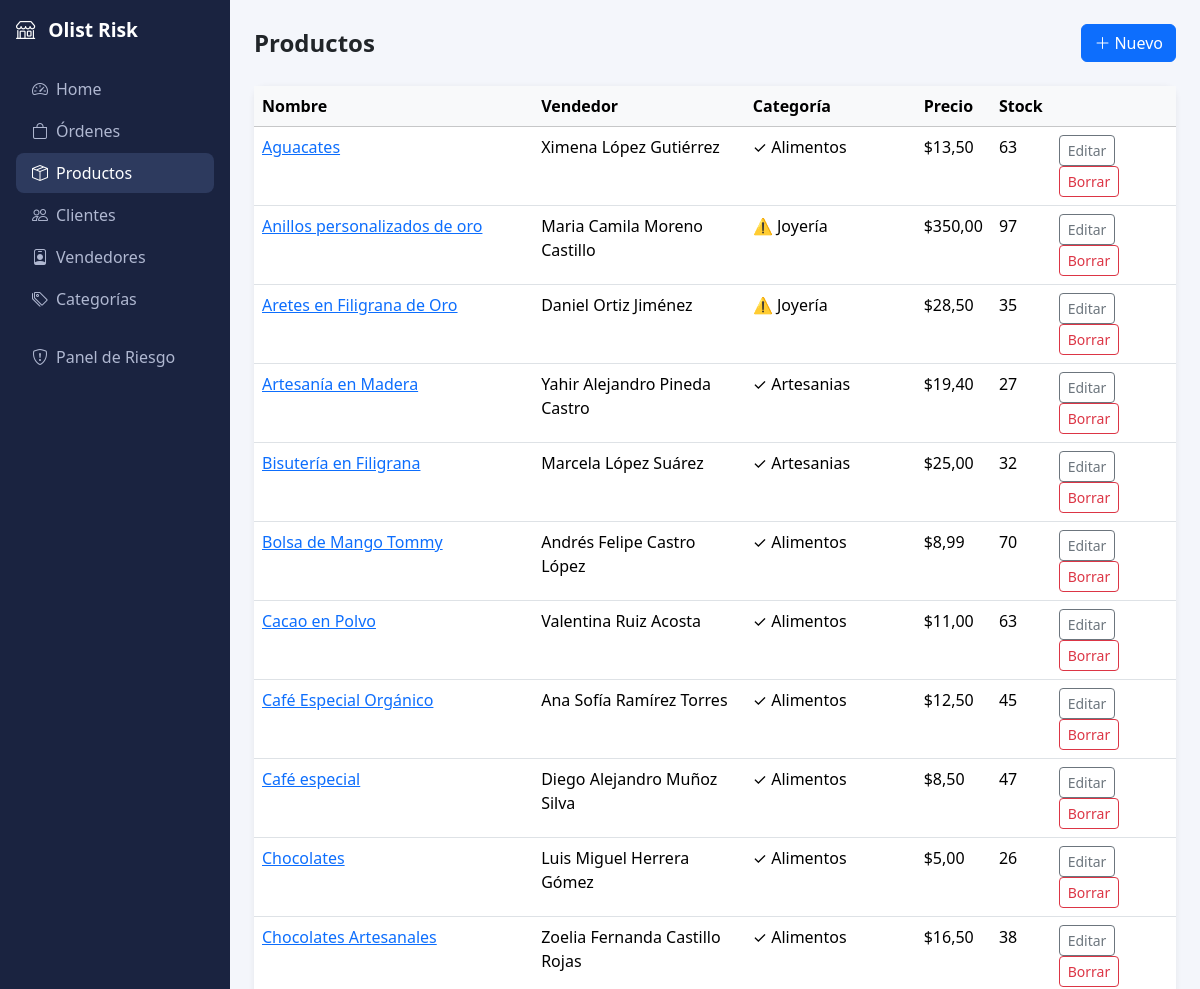
The app's page /productos/ (upper part), older data.
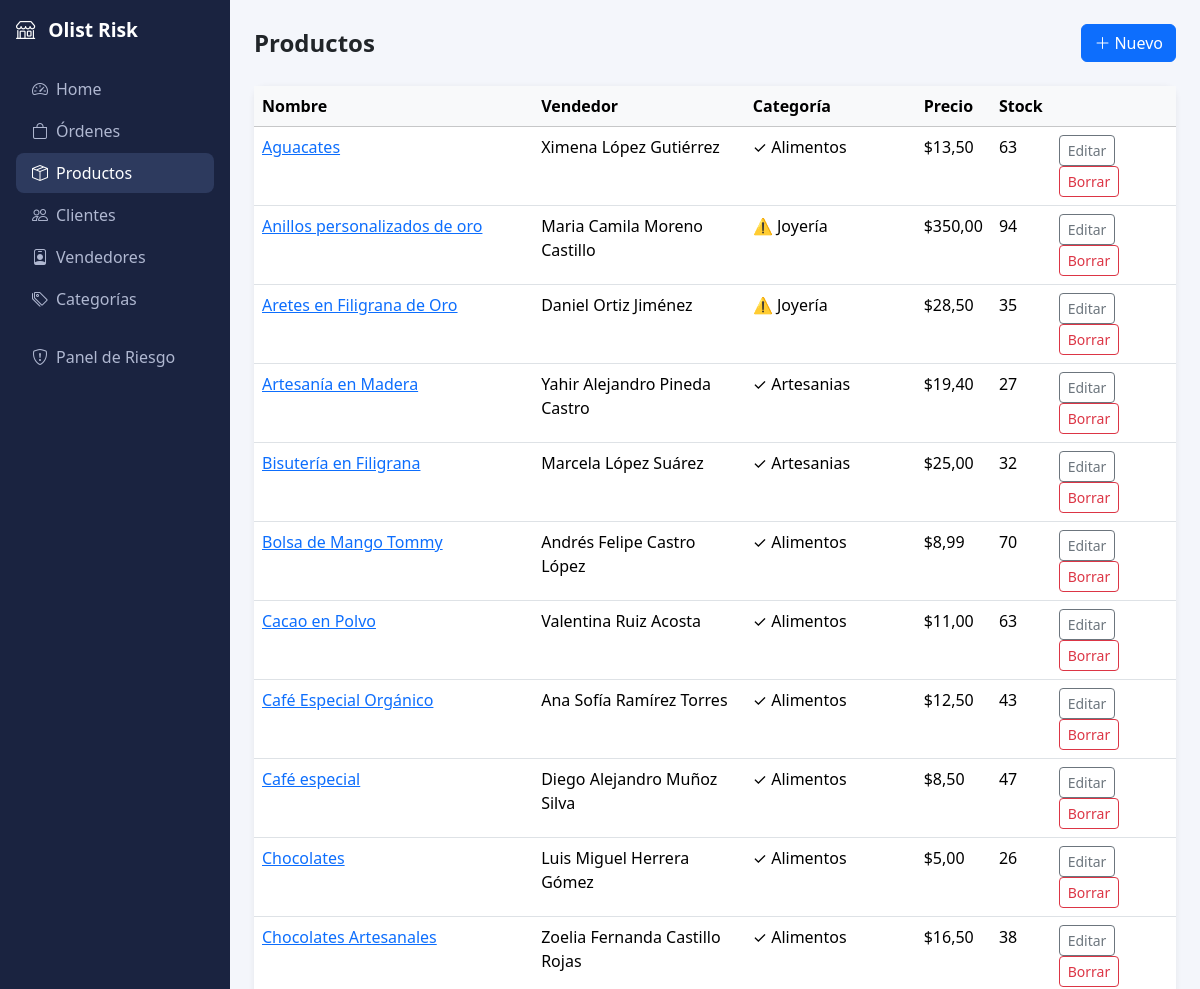
The same page, newer data.
### marketplace/models.py (models this page shows, shortened)
class Product(models.Model):
    seller        = models.ForeignKey(Seller, on_delete=models.CASCADE, related_name="products", verbose_name="Vendedor")
    category      = models.ForeignKey(Category, on_delete=models.SET_NULL, null=True, blank=True, related_name="products", verbose_name="Categoría")
    name          = models.CharField(max_length=300, verbose_name="Nombre")
    description   = models.TextField(blank=True)
    price         = models.DecimalField(max_digits=12, decimal_places=2, verbose_name="Precio")
    freight_value = models.DecimalField(max_digits=10, decimal_places=2, default=0, verbose_name="Flete")
    stock         = models.PositiveIntegerField(default=0)
    created_at    = models.DateTimeField(auto_now_add=True)
    class Meta:
        verbose_name        = "Producto"
        verbose_name_plural = "Productos"

class Seller(models.Model):
    name                 = models.CharField(max_length=200, verbose_name="Nombre")
    email                = models.EmailField(unique=True)
    seller_state         = models.CharField(max_length=3, choices=ESTADOS_CO, blank=True, verbose_name="Departamento")
    phone                = models.CharField(max_length=20, blank=True)
    historic_risk_rate   = models.FloatField(default=0.0, help_text="Tasa histórica de riesgo del vendedor")
    total_orders_count   = models.PositiveIntegerField(default=0)
    is_new               = models.BooleanField(default=True)
    created_at           = models.DateTimeField(auto_now_add=True)
    class Meta:
        verbose_name        = "Vendedor"
        verbose_name_plural = "Vendedores"

class Category(models.Model):
    name         = models.CharField(max_length=120, unique=True, verbose_name="Nombre")
    risk_rate    = models.FloatField(default=0.0, help_text="Tasa histórica de riesgo (0-1)")
    is_high_risk = models.BooleanField(default=False)
    updated_at   = models.DateTimeField(auto_now=True)
    class Meta:
        verbose_name        = "Categoría"
        verbose_name_plural = "Categorías"
        ordering            = ["name"]
    def __str__(self):
        flag = "⚠️" if self.is_high_risk else "✓"
        return f"{flag} {self.name}"

### marketplace/views.py (the view)
# urls.py: path("productos/",                    views.product_list,        name="product_list"),
def product_list(request):
    products = Product.objects.select_related("seller", "category").order_by("name")
    return render(request, "marketplace/product_list.html", {"products": products})

### marketplace/templates/marketplace/product_list.html (shortened to what this page needs)
{% extends "marketplace/base.html" %}
{% block content %}
<div class="d-flex justify-content-between align-items-center mb-4">
  <h4 class="fw-bold mb-0">Productos</h4>
  <a href="{% url 'marketplace:product_create' %}" class="btn btn-primary"><i class="bi bi-plus-lg me-1"></i>Nuevo</a>
</div>
<div class="card">
  <table class="table table-hover mb-0">
    <thead class="table-light"><tr><th>Nombre</th><th>Vendedor</th><th>Categoría</th><th>Precio</th><th>Stock</th><th></th></tr></thead>
    <tbody>
      {% for p in products %}
      <tr>
        <td><a href="{% url 'marketplace:product_detail' p.pk %}">{{ p.name }}</a></td>
        <td>{{ p.seller.name }}</td>
        <td>{{ p.category|default:"—" }}</td>
        <td>${{ p.price }}</td>
        <td>{{ p.stock }}</td>
        <td>
          <a href="{% url 'marketplace:product_edit' p.pk %}" class="btn btn-sm btn-outline-secondary">Editar</a>
          <a href="{% url 'marketplace:product_delete' p.pk %}" class="btn btn-sm btn-outline-danger">Borrar</a>
        </td>
      </tr>
      {% empty %}
      <tr><td colspan="6" class="text-center text-muted py-4">No hay productos.</td></tr>
      {% endfor %}
    </tbody>
  </table>
</div>
{% endblock %}

Row changes from the older to the newer data that the page shows:
changed Product "Anillos personalizados de oro": stock "97" → "94"
changed Product "Café Especial Orgánico": stock "45" → "43"
